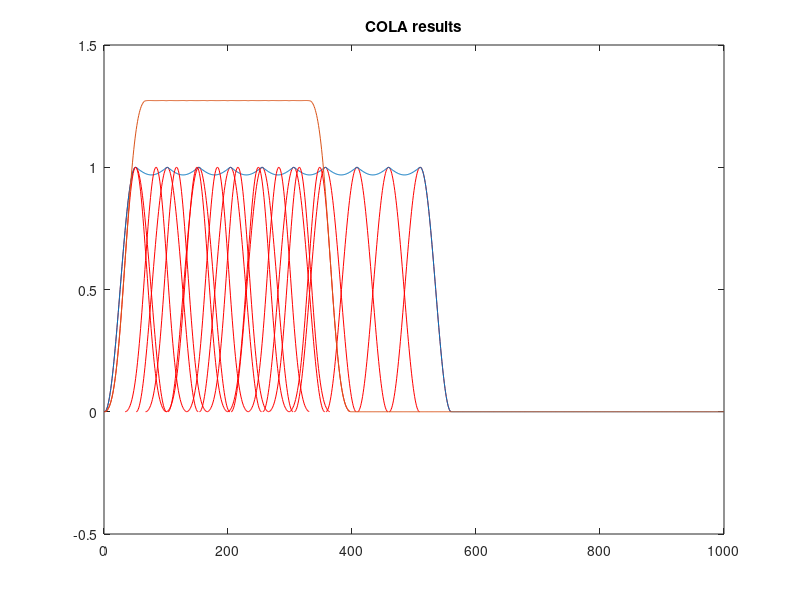

MATLAB code to generate this figure:
%%%%%%%%%%%%%%%%%%%%%%%%%%%%%%%%%%%%%%%%%%%%%%%%%%%%%%%%%%%%%%%%%%%%%%%%%%%
% Overlap and add                            
% Audio Signals course
% 2022
% Mirco Pezzoli
% Exercise 2
% %%%%%%%%%%%%%%%%%%%%%%%%%%%%%%%%%%%%%%%%%%%%%%%%%%%%%%%%%%%%%%%%%%%%%%%%%

clear
clc
close all

%% Let's verify that windows sum to a constant.
% Define an hanning window (use command hanning) with size M = 101, and hop
% size 50% 

M = 101; % window length

win = hanning(M);
hopsize = (M+1)/2;

% Define a signal x of length 1000 samples
x = zeros(1000,1);

% sum the sliding windows along the signal
figure()
for i=1:10
    start = hopsize*(i-1)+1;
    stop  = start + M - 1;
    x(start:stop) = x(start:stop) + win;
    plot([start:stop],win,'r')
    hold on
end

plot(x)

%% Use a switch to select different windows and overlaps within 
% 1 hanning 50% overlap
% 2 bartlett 50% overlap
% 3 rectangular 50% overlap
% 4 blackman 75% overlap
% select the window type
type = 4; % 1 hanning
          % 2 bartlett
          % 3 rectangular
          % 4 blackman
M = 101;
switch type
    case 1
        win = hanning(M);
        hopsize = (M+1)/2;
    case 2
        win = bartlett(M);
        hopsize = (M-1)/2;
    case 3
        M = M-1;
        win = ones(M,1);
        hopsize = M/2;
    case 4
        M = M-1;
        win = blackman(M, 'periodic');
        hopsize = (M-1)/3;
end

x = zeros(1000,1);

for i=1:10
    start = hopsize*(i-1)+1; % Start index
    stop  = start + M - 1; % Stop index
    x(start:stop) = x(start:stop) + win; % Sum the window to the signal
    plot([start:stop],win,'r')
    hold on
end
    
plot(x)
title('COLA results');